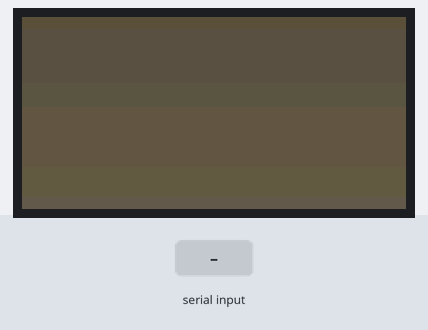
Recording of a program running on a simulated ESP32. On the bench: 64×32 colour display. Inputs (shaded band) come from the test bench. What the program prints to the serial monitor is not drawn.

Above: at 1.2 s.
1.3 s: "MODE:DESK\n" received over Serial
At 2.68 s:
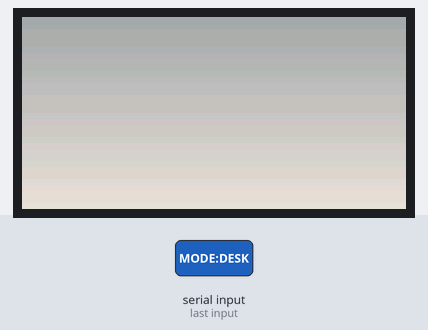
2.8 s: "MODE:AWAY\n" received over Serial
At 3.58 s:
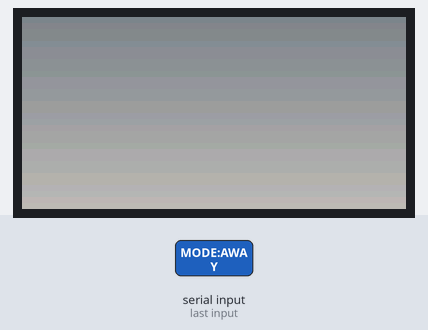
4.6 s: "1\n" received over Serial
Timing chart, 0 to 7.6 s (numbered marks = the images above; inputs shaded):
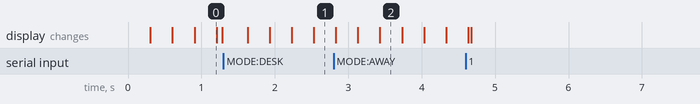

The program:

main.cpp
```cpp
#include <Arduino.h>
#include <ESP32-HUB75-MatrixPanel-I2S-DMA.h>
#include <math.h>
#include <string.h>

#include "config.h"
namespace {

// 作業モード種別
enum class LightingMode {
    kAway,  // 離席：消灯待機
    kPc,    // PC作業中：昼白色（約4500K）・均一寄りのアンビエント面発光
    kDesk,  // 手元作業中：昼光色（約5800K）・下側を強めたタスク配光
};

// 色の情報を入れた構造体
struct RgbColor {
    float r;
    float g;
    float b;
};

// グラデーション用の構造体

struct GradientProfile {
    RgbColor top;  // 中身は（r，g，b）
    RgbColor bottom;
};

MatrixPanel_I2S_DMA* g_display = nullptr;

// 照明の状態管理用の変数（0で初期化）
LightingMode g_target_mode = LightingMode::kAway;
GradientProfile g_start_profile = {{0.0f, 0.0f, 0.0f}, {0.0f, 0.0f, 0.0f}};
GradientProfile g_current_profile = {{0.0f, 0.0f, 0.0f}, {0.0f, 0.0f, 0.0f}};
GradientProfile g_target_profile = {{0.0f, 0.0f, 0.0f}, {0.0f, 0.0f, 0.0f}};

// トランディションの初めの情報を入れる変数（ms）
uint32_t g_transition_start_ms = 0;
uint32_t g_last_frame_ms = 0;

// シリアルポートから送られてくる文字用の設定
char g_rx_buf[config::kSerialRxBufferSize];  // 変数定義データサイズ
size_t g_rx_len = 0;                         // 文字の長さを入れる
bool g_rx_overflow = false;                  // オーバフローした時のフラグ

// モードごとの表示の設定をする関数
GradientProfile GetPresetProfile(LightingMode mode) {
    switch (mode) {
        case LightingMode::kPc:
            //
            return {
                {210.0f, 185.0f, 145.0f},  // 上端：目に優しいやや控えめな温白色
                {230.0f, 205.0f, 165.0f},  // 上端：目に優しいやや控えめな温白色
            };

        case LightingMode::kDesk:
            //
            return {
                {165.0f, 180.0f, 195.0f},  // 上端：眩しさを抑えたクールホワイト
                {255.0f, 255.0f, 255.0f},  // 下端：机の手元側をしっかり明るく照射
            };

        case LightingMode::kAway:
        default:
            return {
                {0.0f, 0.0f, 0.0f},
                {0.0f, 0.0f, 0.0f},
            };
    }
}

// 現状のモードを文字列に変換
const char* ModeToString(LightingMode mode) {
    switch (mode) {
        case LightingMode::kPc:

            return "PC";
        case LightingMode::kDesk:
            return "DESK";
        case LightingMode::kAway:
        default:
            return "AWAY";
    }
}

// 線形補完式
float Lerp(float a, float b, float t) {
    return a + (b - a) * t;
}

// RgbColor型の数値a,bを線形補完式を使って変換
RgbColor LerpColor(const RgbColor& a, const RgbColor& b, float t) {
    return {
        Lerp(a.r, b.r, t),
        Lerp(a.g, b.g, t),
        Lerp(a.b, b.b, t),
    };
}

// 浮動小数点で計算した値をunit8_tに四捨五入して変換
uint8_t ClampChannel(float v) {
    if (v <= 0.0f) return 0;
    if (v >= 255.0f) return 255;
    return static_cast<uint8_t>(v + 0.5f);  // 四捨五入(+0.5f)している
}

// 照明のモードを変更する関数
void SetLightingMode(LightingMode new_mode, uint32_t now_ms) {
    // 指定されたモードが今の照明と同じ状態なら何もしない
    if (new_mode == g_target_mode) {
        return;
    }

    g_target_mode = new_mode;                       // ターゲットモードに目標のモードをセット
    g_start_profile = g_current_profile;            // 今の見た目をセット
    g_target_profile = GetPresetProfile(new_mode);  // 目的の色を決める
    g_transition_start_ms = now_ms;                 // ディレーションのために今の時間を保存

    // 遷移しているモードを標準出力
    Serial.print("INFO: Transition to MODE:");
    Serial.println(ModeToString(new_mode));
}

// テキストのコマンドを読み取って照明を操作する
void HandleSerialCommand(const char* cmd, uint32_t now_ms) {
    if (strcmp(cmd, "MODE:PC") == 0) {
        SetLightingMode(LightingMode::kPc, now_ms);
    } else if (strcmp(cmd, "MODE:DESK") == 0) {
        SetLightingMode(LightingMode::kDesk, now_ms);
    } else if (strcmp(cmd, "MODE:AWAY") == 0) {
        SetLightingMode(LightingMode::kAway, now_ms);
    } else if (strcmp(cmd, "STATUS") == 0) {
        Serial.print("STATUS: mode=");
        Serial.println(ModeToString(g_target_mode));
    } else if (cmd[0] != '\0') {
        Serial.print("WARN: Unknown command ignored: ");
        Serial.println(cmd);
    }
}

// 一文字ずつ読み取って文字列バッファ　に代入
void PollSerial(uint32_t now_ms) {
    while (Serial.available() > 0) {
        const char c = static_cast<char>(Serial.read());
        if (c == '\r') {
            continue;
        }
        if (c == '\n') {
            if (g_rx_overflow) {
                Serial.println("WARN: Serial RX buffer overflow, line discarded.");
                g_rx_overflow = false;
            } else {
                g_rx_buf[g_rx_len] = '\0';
                HandleSerialCommand(g_rx_buf, now_ms);
            }
            g_rx_len = 0;
            continue;
        }
        if (!g_rx_overflow) {
            if (g_rx_len + 1 < config::kSerialRxBufferSize) {
                g_rx_buf[g_rx_len++] = c;
            } else {
                g_rx_overflow = true;
            }
        }
    }
}

// 現在の時間に応じたイージング補間と呼吸ゆらぎを計算し、64x32パネル全面を更新する
void UpdateAndRenderLighting(uint32_t now_ms) {
    if (g_display == nullptr) {
        return;
    }

    // moothstep イージング（t^2 * (3 - 2t)）による滑らかなクロスフェード進行度
    float progress = 1.0f;
    if (config::kTransitionDurationMs > 0) {
        const uint32_t elapsed = now_ms - g_transition_start_ms;
        if (elapsed < config::kTransitionDurationMs) {
            const float t =
                static_cast<float>(elapsed) / static_cast<float>(config::kTransitionDurationMs);
            progress = t * t * (3.0f - 2.0f * t);
        }
    }

    g_current_profile.top = LerpColor(g_start_profile.top, g_target_profile.top, progress);
    g_current_profile.bottom = LerpColor(g_start_profile.bottom, g_target_profile.bottom, progress);

    // 点灯中は周辺視野に心地よい微細な呼吸ゆらぎ（±3%）を乗せる
    float breath_scale = 1.0f;
    if (!(g_target_mode == LightingMode::kAway && progress >= 1.0f)) {
        const uint32_t cycle_ms = now_ms % config::kBreathingPeriodMs;
        const float phase = (2.0f * static_cast<float>(M_PI) * static_cast<float>(cycle_ms)) /
                            static_cast<float>(config::kBreathingPeriodMs);
        breath_scale = 1.0f + config::kBreathingAmplitude * sinf(phase);
    }

    // 縦32行ごとに上下グラデーション色を計算し、1行一括描画で高速に面発光を更新する
    for (uint16_t y = 0; y < config::kPanelResY; ++y) {
        const float row_ratio = static_cast<float>(y) / static_cast<float>(config::kPanelResY - 1);
        const RgbColor row_color =
            LerpColor(g_current_profile.top, g_current_profile.bottom, row_ratio);

        const uint8_t r = ClampChannel(row_color.r * breath_scale);
        const uint8_t g = ClampChannel(row_color.g * breath_scale);
        const uint8_t b = ClampChannel(row_color.b * breath_scale);

        g_display->drawFastHLine(0, y, config::kPanelResX, g_display->color565(r, g, b));
    }
}

}  // namespace

void setup() {
    Serial.begin(config::kSerialBaudRate);

    // ESP32-LEDPRO-R2 のピン配置とクロック位相補正を設定
    HUB75_I2S_CFG::i2s_pins pins = {config::kPinR1, config::kPinG1, config::kPinB1, config::kPinR2,
                                    config::kPinG2, config::kPinB2, config::kPinA,  config::kPinB,
                                    config::kPinC,  config::kPinD,  config::kPinE,  config::kPinLat,
                                    config::kPinOe, config::kPinClk};

    // mxconfig::マイコンの設定が入っている変数
    // 横のドット数，縦のドット数，パネルを何枚連結しているか
    HUB75_I2S_CFG mxconfig(config::kPanelResX, config::kPanelResY, config::kPanelChain, pins);
    mxconfig.clkphase = config::kClkPhase;

    // パネル制御インスタンスの生成と初期化（失敗時はメモリ解放して安全停止）
    g_display = new MatrixPanel_I2S_DMA(mxconfig);
    if (g_display == nullptr || !g_display->begin()) {
        Serial.println("ERROR: MatrixPanel_I2S_DMA initialization failed.");
        delete g_display;
        g_display = nullptr;
        return;
    }

    g_display->setBrightness8(config::ClampBrightness(config::kDefaultBrightness));
    g_display->clearScreen();

    // 起動時は消灯状態から PC作業モード（昼白色面発光）へふわっとフェードインさせる
    const uint32_t now_ms = millis();
    g_last_frame_ms = now_ms;
    SetLightingMode(LightingMode::kPc, now_ms);

    Serial.println("Adaptive LED Light Firmware - Ready (Send MODE:PC, MODE:DESK, MODE:AWAY)");
}
void loop() {
    const uint32_t now_ms = millis();
    PollSerial(now_ms);

    if (now_ms - g_last_frame_ms >= config::kFrameIntervalMs) {
        g_last_frame_ms = now_ms;
        UpdateAndRenderLighting(now_ms);
    }
}
```

config.h
```cpp
#pragma once
#include <stddef.h>
#include <stdint.h>
namespace config {
// P4 RGB LED Matrix Panel (64x32, single panel)
constexpr uint16_t kPanelResX = 64;
constexpr uint16_t kPanelResY = 32;
constexpr uint16_t kPanelChain = 1;

// クロック位相設定（FM6124系ドライバでの右端1列回り込みを防ぐため false に固定）
constexpr bool kClkPhase = false;

// ESP32-LEDPRO-R2 の HUB75 GPIOピン割り当て
constexpr int8_t kPinR1 = 25;   // 上段 赤
constexpr int8_t kPinG1 = 26;   // 上段 緑
constexpr int8_t kPinB1 = 27;   // 上段 青
constexpr int8_t kPinR2 = 14;   // 下段 赤
constexpr int8_t kPinG2 = 12;   // 下段 緑
constexpr int8_t kPinB2 = 13;   // 下段 青
constexpr int8_t kPinA = 23;    // 行選択アドレス A
constexpr int8_t kPinB = 19;    // 行選択アドレス B
constexpr int8_t kPinC = 5;     // 行選択アドレス C
constexpr int8_t kPinD = 17;    // 行選択アドレス D
constexpr int8_t kPinE = -1;    // 行選択アドレス E（縦32ドットパネルでは未使用）
constexpr int8_t kPinLat = 4;   // ラッチ信号
constexpr int8_t kPinOe = 15;   // アウトプットイネーブル（輝度制御）
constexpr int8_t kPinClk = 16;  // クロック信号

// ESP32-LEDPRO-R2 オンボードセンサーのピン割り当て（基板シルク印字より確認）
constexpr uint8_t kPinPhotoSensor = 36;  // 明るさセンサー（PHOTO TR: D36 / ADC1_CH0）
constexpr uint8_t kPinI2cSda = 21;       // I2C SDA（温湿度 AHT20・加速度 KXTJ3-1057 共通）
constexpr uint8_t kPinI2cScl = 22;       // I2C SCL

// シリアル通信設定（docs/protocol.md と一致させる）
constexpr uint32_t kSerialBaudRate = 115200;
constexpr size_t kSerialRxBufferSize = 32;

// ハードウェア安全設計：過電流・発熱防止のため最大輝度を50%（128/255）に制限
constexpr uint8_t kMaxSafeBrightness = 128;
constexpr uint8_t kDefaultBrightness = 96;

// 照明アニメーション設定
constexpr uint32_t kTransitionDurationMs = 2000;  // モード切替クロスフェード時間（ミリ秒）
constexpr uint32_t kFrameIntervalMs = 20;         // 描画更新間隔（約50FPS）
constexpr float kBreathingAmplitude = 0.03f;      // 集中を妨げない微細な呼吸ゆらぎ振幅（±3%）
constexpr uint32_t kBreathingPeriodMs = 8000;     // 呼吸ゆらぎ周期（8秒）

// 指定された輝度値を安全上限以内に丸める関数
inline uint8_t ClampBrightness(uint8_t requested) {
    return (requested > kMaxSafeBrightness) ? kMaxSafeBrightness : requested;
}

}  // namespace config
```
